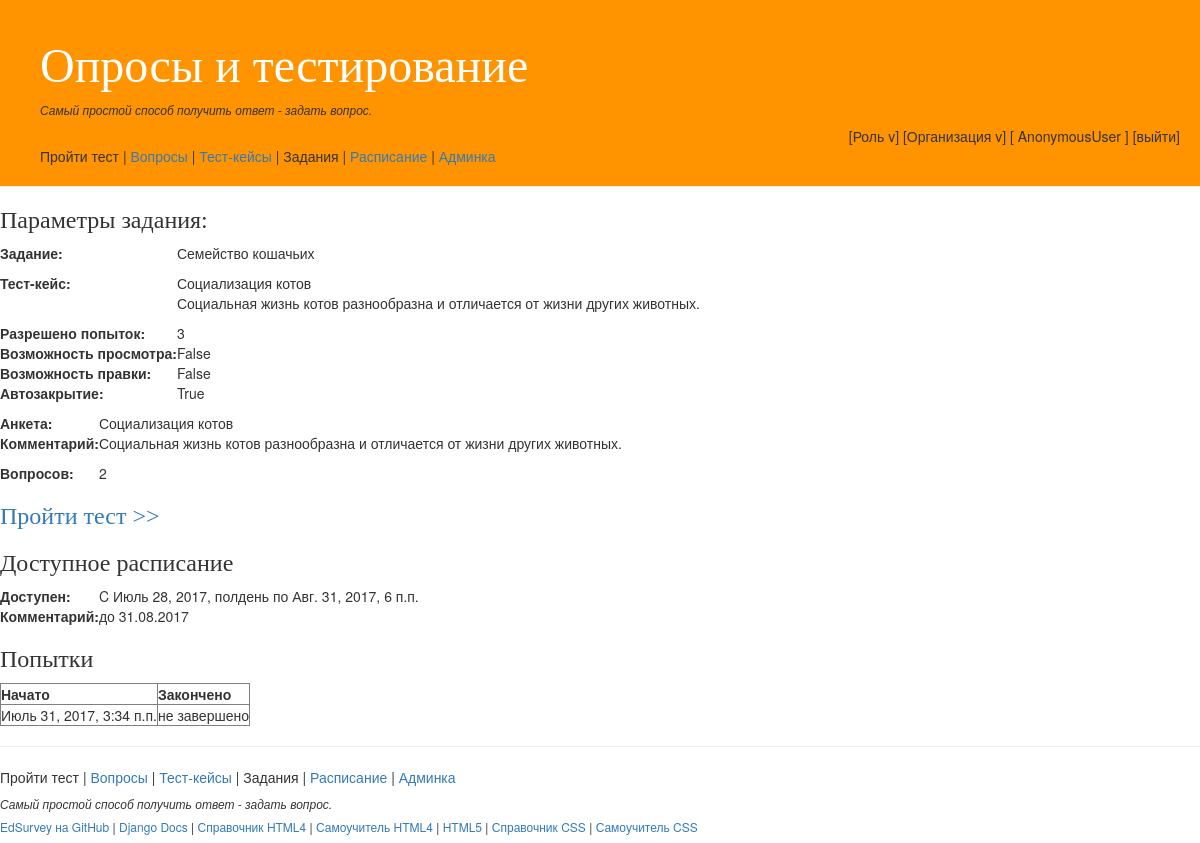
/schedules/scheduleinfo/2, run on an earlier commit of the app's database.
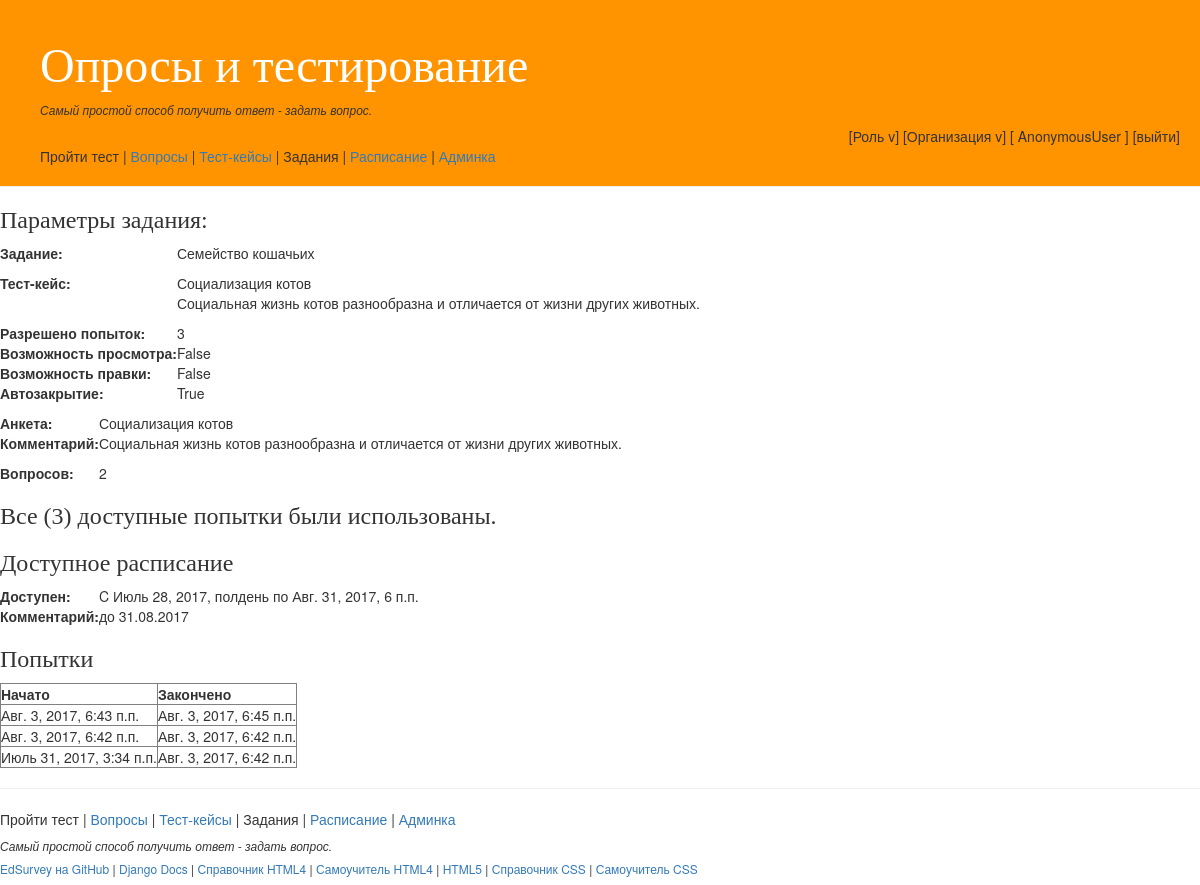
And on a later commit of the database.
### schedules/models.py (models this page shows, shortened)
class Task(models.Model):
    querylist = models.ForeignKey(QueryList)
    attempts = models.PositiveIntegerField(default=1)
    viewable = models.BooleanField(default=False)   # можно-ли просматривать свои ответы
    editable = models.BooleanField(default=False)   # можно-ли редактировать уже данные ответы
    autoclose = models.BooleanField(default=True)   # автозакрытие поптыки когда есть ответы на все вопросы
    description = models.CharField(max_length=30)
    class Meta:
        verbose_name = 'Задание на тестирование'
        verbose_name_plural = 'Задания на тестирование'

class Schedule(models.Model):
    task = models.ForeignKey(Task)
    start = models.DateTimeField()
    finish = models.DateTimeField()
    description = models.CharField(max_length=30, blank=True, null=True)
    class Meta:
        verbose_name = 'Назначеное тестирование'
        verbose_name_plural = 'Расписание заданий'

class Attempt(models.Model):
    schedule = models.ForeignKey(Schedule)
    started = models.DateTimeField(auto_now_add=True, auto_now=False)
    finished = models.DateTimeField(blank=True, null=True)
    class Meta:
        verbose_name = 'Попытка пройти тест'
        verbose_name_plural = 'Попытки пройти тест'

### querylists/models.py (models this page shows, shortened)
class QueryList(models.Model):
    name = models.CharField(max_length=64)
    description = models.TextField()
    class Meta:
        verbose_name = 'Анкета'
        verbose_name_plural = 'Анкеты'

### schedules/views.py (the view)
# urls.py: url(r'^scheduleinfo/(?P<scheduleid>\d+)$', views.schedule_info, name='scheduleinfo'),
def schedule_info(request, scheduleid):
    schedule = get_object_or_404(Schedule, pk=scheduleid)
    return render(request,
                  'scheduleinfo.html',
                  {
                      'scheduleinfoblock': render_schedule_info(schedule),
                      'taskinfoblock': render_task_info(schedule.task),
                      'runattemptblock': render_run_attempt(schedule),
                      'querylistinfoblock': render_querylist_info(schedule.task.querylist),
                      'attemptlistblock': render_attempt_list(schedule)
                  },
                  )

### querylists/views.py (called while the page is built)
def render_querylist_info(querylist):
    return render_to_string(
        'querylistinfoblock.html',
        {
            'querylist': querylist,
            'questionscnt': QueryContent.objects.all().filter(querylist=querylist).count(),
        },
    )

### schedules/views.py (called while the page is built)
def render_run_attempt(schedule):
    if schedule.start < now() < schedule.finish:
        attempt = Attempt.objects.all().filter(schedule=schedule,
                                               finished__isnull=True).order_by('-started')
        if len(attempt):
            return render_to_string('runattemptblock.html', {'attempt': attempt[0]})
        elif schedule.task.attempts > Attempt.objects.all().filter(schedule=schedule,
                                                                   finished__isnull=False).count():
            return render_to_string('newattemptblock.html', {'schedule': schedule})
        else:
            return render_to_string('noattemptblock.html', {'attempts': schedule.task.attempts})
    else:
        return render_to_string('outofdateblock.html', {'attempts': schedule.attempts})

def render_attempt_list(schedule):
    attempts = Attempt.objects.all().filter(schedule=schedule).order_by('-started')
    return render_to_string('attemptlistblock.html', {'attempts': attempts})

def render_schedule_info(schedule):
    return render_to_string('scheduleinfoblock.html', {'schedule': schedule})

def render_task_info(task):
    return render_to_string('taskinfoblock.html', {'task': task})

### schedules/templates/scheduleinfoblock.html
<table>
    <tr>
        <td align="LEFT"><strong>Доступен:</strong></td>
        <td>C {{schedule.start}} по {{schedule.finish}}</td>
    </tr>
    <tr>
        <td align="LEFT"><strong>Комментарий:</strong></td>
        <td>{{schedule.description}}</td>
    </tr>
</table>

### schedules/templates/taskinfoblock.html
<table>
    <tr>
        <td align="LEFT" valign="TOP"><strong>Задание:</strong></td>
        <td>{{task.description|linebreaks}}</td>
    </tr>
    <tr>
        <td align="LEFT" valign="TOP"><strong>Тест-кейс:</strong></td>
        <td>
            {{task.querylist.name}} <br>
            {{task.querylist.description|linebreaks}}
        </td>
    </tr>
    <tr>
        <td align="LEFT"><strong>Разрешено попыток:</strong></td>
        <td>{{task.attempts}}</td>
    </tr>
    <tr>
        <td align="LEFT"><strong>Возможность просмотра:</strong></td>
        <td>{{task.viewable}}</td>
    </tr>
    <tr>
        <td align="LEFT"><strong>Возможность правки:</strong></td>
        <td>{{task.viewable}}</td>
    </tr>
    <tr>
        <td align="LEFT"><strong>Автозакрытие:</strong></td>
        <td>{{task.autoclose}}</td>
    </tr>
</table>

### schedules/templates/noattemptblock.html
<h3>Все ({{attempts}}) доступные попытки были использованы.</h3>

### querylists/templates/querylistinfoblock.html
<table>
    <tr>
        <td align="LEFT"><strong>Анкета:</strong></td>
        <td>{{querylist.name}}</td>
    </tr>
    <tr>
        <td align="LEFT" valign="TOP"><strong>Комментарий:</strong></td>
        <td>{{querylist.description|linebreaks}}</td>
    </tr>
    <tr>
        <td align="LEFT"><strong>Вопросов:</strong></td>
        <td>{{questionscnt}}</td>
    </tr>
</table>

### schedules/templates/attemptlistblock.html
<table border="1">
    <tr>
        <th>Начато</th>
        <th>Закончено</th>
    </tr>
{% for attempt in attempts %}
    <tr>
        <td>{{attempt.started}}</td>
        <td>{{attempt.finished|default_if_none:"не завершено"}}</td>
    </tr>
{% endfor %}
</table>

### schedules/templates/scheduleinfo.html (shortened to what this page needs)
{% extends 'home.htm' %}
{% block mainblock %}
    <h3>Параметры задания:</h3>
    {{taskinfoblock}}
    {{querylistinfoblock}}
    <h3>{{runattemptblock}}</h3>
    <h3>Доступное расписание</h3>
    {{scheduleinfoblock}}
    <h3>Попытки</h3>
    {{attemptlistblock}}
{% endblock%}

### home/templates/home.htm (shortened to what this page needs)
{% load static %}
<!DOCTYPE html>
<head>
    <link rel="stylesheet" href="//maxcdn.bootstrapcdn.com/bootstrap/3.2.0/css/bootstrap.min.css">
    <link rel="stylesheet" href="//maxcdn.bootstrapcdn.com/bootstrap/3.2.0/css/bootstrap-theme.min.css">
    <link rel="stylesheet" href="{% static 'main.css' %}" >
</head>
<body>
<div class="page-header">
    <h1><a href="/">Опросы и тестирование</a></h1>
    <h6><i>Самый простой способ получить ответ - задать вопрос.</i></h6>
    <div align="right">
        [Роль v]
        [Организация v]
        [ {{user}} ]
         [выйти]
    </div>
    Пройти тест |
    <a href="/questions/">Вопросы</a> |
    <a href="/querylists/">Тест-кейсы</a> |
    Задания |
    <a href="/schedules/">Расписание</a> |
    <a href="/admin/" target="_blank">Админка</a>
</div>
{% block mainblock %}{% endblock %}
<hr border-color="#7b6b6b">
<footer class="page-footer">
    Пройти тест |
    <a href="/questions/">Вопросы</a> |
    <a href="/querylists/">Тест-кейсы</a> |
    Задания |
    <a href="/schedules/">Расписание</a> |
    <a href="/admin/" target="_blank">Админка</a>
    <h6><i>Самый простой способ получить ответ - задать вопрос.</i></h6>
    <h6>
        <a href="https://github.com/GreStas/EdSurvey" target="_blank">EdSurvey на GitHub</a> |
        <a href="https://docs.djangoproject.com/en/1.11/contents/" target="_blank">Django Docs</a> |
        <a href="http://htmlbook.ru/html" target="_blank">Справочник HTML4</a> |
        <a href="http://htmlbook.ru/samhtml" target="_blank">Самоучитель HTML4</a> |
        <a href="http://htmlbook.ru/html5" target="_blank">HTML5</a> |
        <a href="https://webref.ru/css" target="_blank">Справочник CSS</a> |
        <a href="http://htmlbook.ru/samcss" target="_blank">Самоучитель CSS</a>
    </h6>
</footer>
</body>
</html>

### schedules/templates/runattemptblock.html
<a href="{% url 'schedules:runattempt' attempt.id %}">Пройти тест  &gt;&gt;</a>

### home/static/main.css (style rules this page uses)
.page-header { background-color: #ff9400; margin-top: 0; padding: 20px 20px 20px 40px; }
.page-header h1, .page-header h1 a, .page-header h1 a:visited, .page-header h1 a:active { color: #ffffff; font-size: 36pt; text-decoration: none; }
h1, h2, h3, h4 { font-family: 'Lobster', cursive; }

What changed in the data, as far as the page shows it:
added Attempt: started "Авг. 3, 2017, 6:43 п.п.", finished "Авг. 3, 2017, 6:45 п.п."
added Attempt: started "Авг. 3, 2017, 6:42 п.п.", finished "Авг. 3, 2017, 6:42 п.п."
changed Attempt "Июль 31, 2017, 3:34 п.п.": finished "не завершено" → "Авг. 3, 2017, 6:42 п.п."
Also different on the page:
{{ attempts }}: (not shown) → "3"
text no longer shown: "Пройти тест >>"
text now shown: "Все ( ) доступные попытки были использованы."
